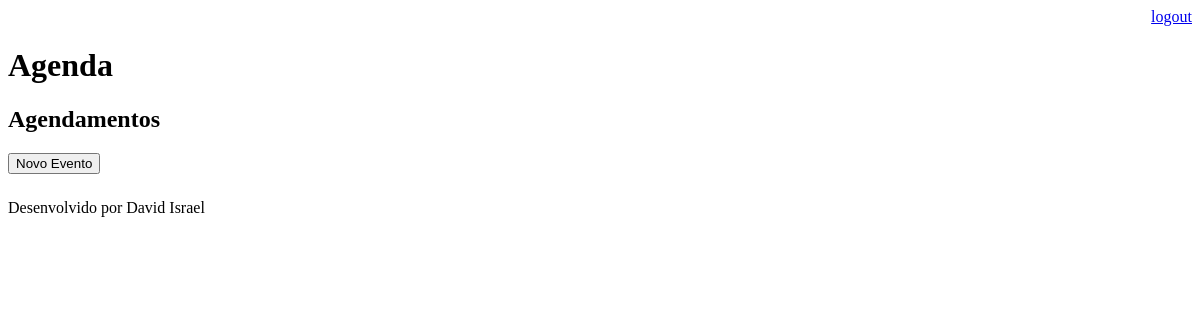
Page /agenda/ (signed in) on the earlier database version.
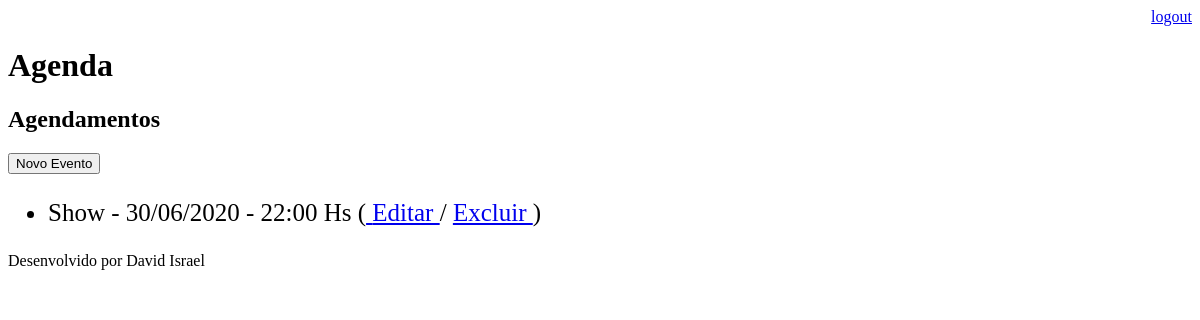
Same page on the later database version.
### core/models.py (models this page shows, shortened)
class Evento(models.Model):
    titulo = models.CharField(max_length=100)
    descricao = models.TextField(blank=True, null=True)
    data_evento = models.DateTimeField(verbose_name='Data do Evento')
    data_criacao = models.DateTimeField(auto_now=True)
    usuario = models.ForeignKey(User, on_delete=models.CASCADE)
    local = models.TextField(blank=True, null=True)
    class Meta:
        db_table = 'evento'
    def get_data_evento(self):
        return self.data_evento.strftime('%d/%m/%Y - %H:%M Hs')
    def get_evento_atrasado(self):
        if self.data_evento < datetime.now():
            return True
        else:
            return False
    def get_evento_adiantado(self):
        data_atual = datetime.now() + timedelta(hours=1)
        if self.data_evento > datetime.now()  and self.data_evento < data_atual :
            return True
        else:
            return  False

### core/views.py (the view)
# urls.py: path('agenda/', views.lista_eventos),
@login_required(login_url='/login/')
def lista_eventos(request):
    usuario = request.user
    data_atual = datetime.now() - timedelta(hours=1)#diminuindo uma hora
    evento = Evento.objects.filter(usuario=usuario,
                                   data_evento__gt=data_atual)#gt para maior e lt para menor
    dados = {'eventos':evento}
    return render(request, 'agenda.html', dados)

### templates/agenda.html (shortened to what this page needs)
{% extends "model-page.html" %}
{% block content %}
    <h2>Agendamentos</h2>
    <a href="evento/">
        <button type="button">Novo Evento</button>
    </a>
    <ul style="font-size: 25px">
        {% for evento in eventos %}
            <li>
                <div style=>
                {{evento.titulo}} - {{evento.get_data_evento}}
                    (<a href="evento/?id={{ evento.id }}"> Editar </a>/
                    <a href="evento/delete/{{ evento.id }}/"> Excluir </a>
                    )
                </div>
            </li>
        {% endfor %}
    </ul>
{% endblock %}

### templates/model-page.html
<!DOCTYPE html>
<html lang="en">
<head>
    {% include "model-header.html" %}
</head>
<body>
    {% block content %} {% endblock %}
    {% include "model-footer.html" %}
</body>
</html>

### templates/model-header.html (shortened to what this page needs)
    <div align="right">
        <a href="/logout">logout</a>
    </div>
    <h1>Agenda</h1>

### templates/model-footer.html
<p>Desenvolvido por David Israel</p>

Differences in the rows shown:
added Evento: titulo "Show", get_data_evento "30/06/2020 - 22:00 Hs"
